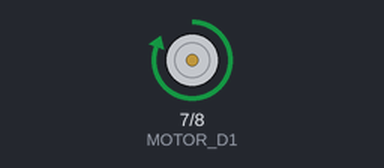
The sketch below on a simulated Arduino Uno, built with avr-gcc and run on an emulated ATmega328P. Parts: motor-driver pin pairs drawn as motors (green arrow = first pin HIGH = forward, orange = second pin HIGH = backward, longer = more drive, scaled by the enable pin).

Above: at 0.5 s.
Timing chart, 0 to 4.6 s (numbered marks = the images above):
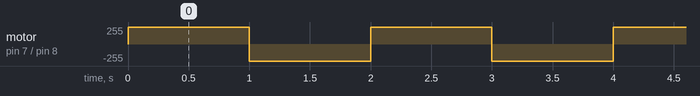

The sketch:

LAB_9_Ex1.ino
```cpp
#define MOTOR_D1 7
#define MOTOR_D2 8
#define MOTOR_PWM 6

void setVelocity(int velo) {
  if(velo > 0 && velo < 256){
    digitalWrite(MOTOR_D1,HIGH);
    digitalWrite(MOTOR_D2,LOW);
    analogWrite(MOTOR_PWM,velo);
    delay(1000);
  }
  if(velo < 0 && velo > -256){
    velo = velo*(-1);
    digitalWrite(MOTOR_D1,LOW);
    digitalWrite(MOTOR_D2,HIGH);
    analogWrite(MOTOR_PWM,velo);
    delay(1000);
  }
  else{
    digitalWrite(MOTOR_D1,LOW);
    digitalWrite(MOTOR_D2,LOW);
  }
}

void setup() {
  pinMode(MOTOR_D1,OUTPUT);
  pinMode(MOTOR_D2,OUTPUT);
  pinMode(MOTOR_PWM,OUTPUT);
  Serial.begin(9600);
}

void loop() {
  setVelocity(255);
  setVelocity(-255);
  setVelocity(0);
}
```

Measured:
- by itself, motor on pin 7 (MOTOR_D1) / pin 8 (MOTOR_D2): alternates forward 255/255 for 1.0 s and backward 255/255 for 1.0 s
